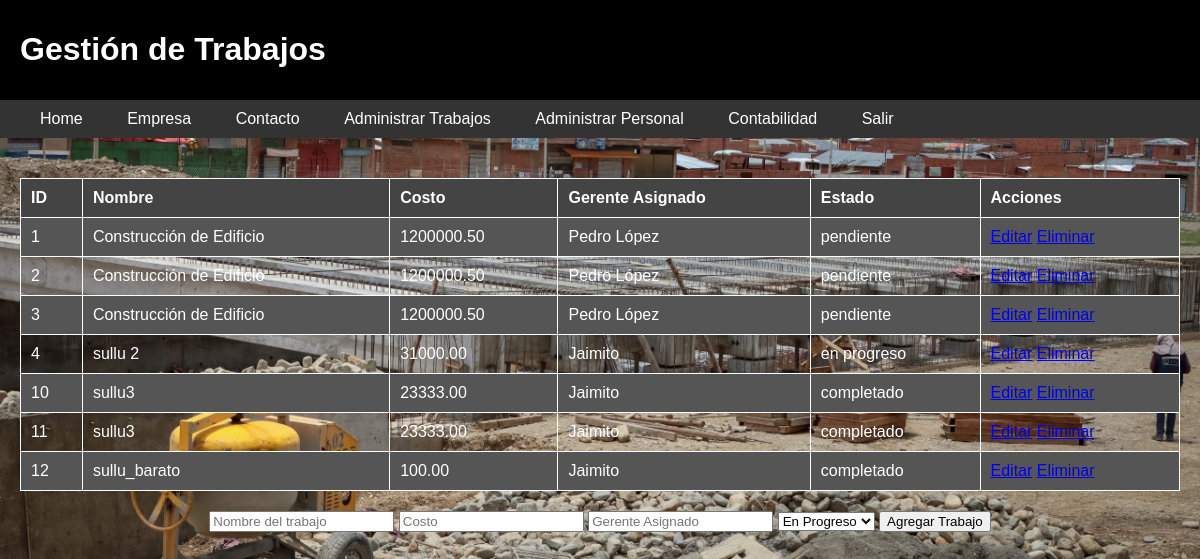
/trabajos.php (signed in), run on the app's committed database.
### tables this page shows
CREATE TABLE IF NOT EXISTS `trabajos` (
  `id` int NOT NULL AUTO_INCREMENT,
  `nombre` varchar(255) NOT NULL,
  `descripcion` text,
  `costo` decimal(10,2) NOT NULL,
  `gerente_asignado` varchar(255) DEFAULT NULL,
  `estado` enum('en progreso','completado','pendiente') DEFAULT 'pendiente',
  `fecha_inicio` date DEFAULT NULL,
  `fecha_fin` date DEFAULT NULL,
  PRIMARY KEY (`id`)
);

### trabajos.php (the view, shortened to what this page needs)
<?php
include 'conexion.php';
$sql_trabajos = "SELECT * FROM trabajos";
$result = $conn->query($sql_trabajos);
?>
<!DOCTYPE html>
<html lang="es">
<head>
    <link rel="stylesheet" href="https://cdnjs.cloudflare.com/ajax/libs/font-awesome/5.15.4/css/all.min.css">
</head>
<body>
<div class="header">
    <h1>Gestión de Trabajos</h1>
</div>
<div class="navbar">
    <div>
        <a href="index.php">Home</a>
        <a href="empresa.html">Empresa</a>
        <a href="contacto.html">Contacto</a>
        <a href="trabajos.php">Administrar Trabajos</a>
        <a href="personal.php">Administrar Personal</a>
        <a href="contabilidad.php">Contabilidad</a>
        <a href="logout.php">Salir</a>
    </div>
</div>
<div class="main-content">
    <table>
        <tr>
            <th>ID</th>
            <th>Nombre</th>
            <th>Costo</th>
            <th>Gerente Asignado</th>
            <th>Estado</th>
            <th>Acciones</th>
        </tr>
        <?php while ($trabajo = $result->fetch_assoc()): ?>
        <tr>
            <td><?= $trabajo['id']; ?></td>
            <td><?= $trabajo['nombre']; ?></td>
            <td><?= $trabajo['costo']; ?></td>
            <td><?= $trabajo['gerente_asignado']; ?></td>
            <td><?= $trabajo['estado']; ?></td>
            <td>
                <a href="editar_trabajo.php?id=<?= $trabajo['id']; ?>">Editar</a>
                <a href="eliminar_trabajo.php?id=<?= $trabajo['id']; ?>">Eliminar</a>
            </td>
        </tr>
        <?php endwhile; ?>
    </table>
    <form method="post" action="trabajos.php">
        <input type="text" name="nombre" placeholder="Nombre del trabajo" required>
        <input type="number" name="costo" placeholder="Costo" required>
        <input type="text" name="gerente_asignado" placeholder="Gerente Asignado" required>
        <select name="estado">
            <option value="en progreso">En Progreso</option>
        </select>
        <button type="submit" name="action" value="agregar">Agregar Trabajo</button>
    </form>
</div>
</body>
</html>

### trabajos.php (style rules this page uses)
body { margin: 0; padding: 0; font-family: Arial, sans-serif; color: white; background-image: url('fondolegal.jpg'); background-size: cover; background-position: center; }
.header { background-color: black; color: white; text-align: left; padding: 10px 20px; }
.navbar { display: flex; justify-content: space-between; align-items: center; background-color: #333; color: #fff; padding: 10px 20px; }
.navbar a { color: #fff; text-decoration: none; margin: 0 20px; }
.main-content { padding: 20px; text-align: center; }
table { width: 100%; border-collapse: collapse; margin: 20px 0; }
th, td { border: 1px solid #fff; padding: 10px; text-align: left; }
th { background-color: #444; }
tr:nth-child(even) { background-color: #555; }

### data on the page
trabajos: id "1", nombre "Construcción de Edificio", costo "1200000.50", gerente_asignado "Pedro López", estado "pendiente"
trabajos: id "2", nombre "Construcción de Edificio", costo "1200000.50", gerente_asignado "Pedro López", estado "pendiente"
trabajos: id "3", nombre "Construcción de Edificio", costo "1200000.50", gerente_asignado "Pedro López", estado "pendiente"
trabajos: id "4", nombre "sullu 2", costo "31000.00", gerente_asignado "Jaimito", estado "en progreso"
trabajos: id "10", nombre "sullu3", costo "23333.00", gerente_asignado "Jaimito", estado "completado"
trabajos: id "11", nombre "sullu3", costo "23333.00", gerente_asignado "Jaimito", estado "completado"
trabajos: id "12", nombre "sullu_barato", costo "100.00", gerente_asignado "Jaimito", estado "completado"
